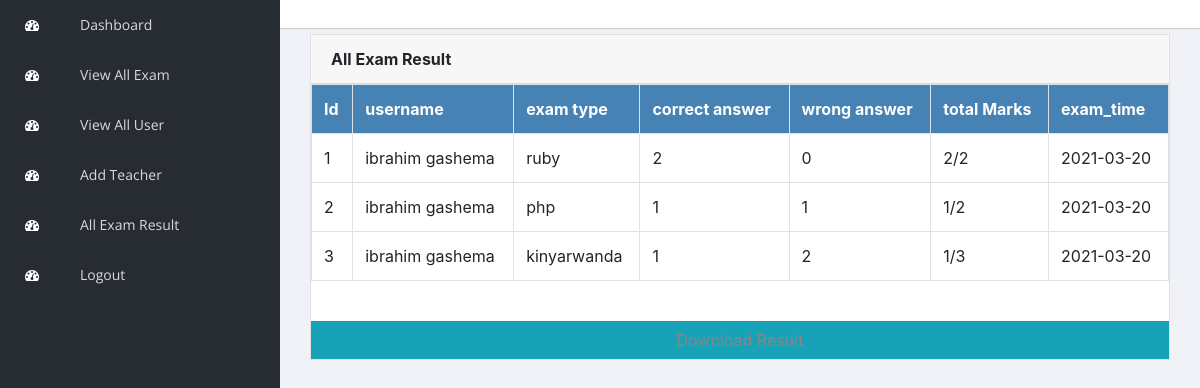
/admin/old_exam_results.php, run on the app's committed database.
### tables this page shows
CREATE TABLE `exam_results` (
  `id` int(10) NOT NULL,
  `username` varchar(100) NOT NULL,
  `exam_type` varchar(100) NOT NULL,
  `total_question` varchar(100) NOT NULL,
  `correct_answer` varchar(100) NOT NULL,
  `wrong_answer` varchar(100) NOT NULL,
  `exam_time` varchar(100) NOT NULL
);

### admin/old_exam_results.php (the view, shortened to what this page needs)
<?php
    include "../connection.php";
?>
<!doctype html>
<html class="no-js" lang="en">
<head>
    <link rel="stylesheet" href="vendors/bootstrap/dist/css/bootstrap.min.css">
    <link rel="stylesheet" href="vendors/font-awesome/css/font-awesome.min.css">
    <link rel="stylesheet" href="vendors/themify-icons/css/themify-icons.css">
    <link rel="stylesheet" href="vendors/flag-icon-css/css/flag-icon.min.css">
    <link rel="stylesheet" href="vendors/selectFX/css/cs-skin-elastic.css">
    <link rel="stylesheet" href="vendors/jqvmap/dist/jqvmap.min.css">
    <link rel="stylesheet" href="assets/css/style.css">
</head>
<body>
    <aside id="left-panel" class="left-panel">
        <nav class="navbar navbar-expand-sm navbar-default">
            <div id="main-menu" class="main-menu collapse navbar-collapse">
                <ul class="nav navbar-nav">
                    <li class="active">
                        <a href="exam_category.php"> <i class="menu-icon fa fa-dashboard"></i>Dashboard </a>
                    </li>
                    <li class="active">
                        <a href="exam_category.php"> <i class="menu-icon fa fa-dashboard"></i>View All Exam </a>
                    </li>
                    <li class="active">
                        <a href="view_user.php"> <i class="menu-icon fa fa-dashboard"></i>View All User </a>
                    </li>
                    <li class="active">
                        <a href="add_teacher.php"> <i class="menu-icon fa fa-dashboard"></i>Add Teacher </a>
                    </li>
                    <li class="active">
                        <a href="old_exam_results.php"> <i class="menu-icon fa fa-dashboard"></i>All Exam Result </a>
                    </li>
                    <li class="active">
                        <a href="logout.php"> <i class="menu-icon fa fa-dashboard"></i>Logout </a>
                    </li>
                </ul>
            </div>
        </nav>
    </aside>
    <div id="right-panel" class="right-panel">
        <header id="header" class="header">
        </header>
        <div class="container">
            <div class="col-12">
                <div class="card">
                    <div class="card-header">
                        <strong class="text-center">All Exam Result</strong>
                    </div>
                    <?php
                    $res=mysqli_query($con, "select * from exam_results order by id asc");
                    $count=mysqli_num_rows($res);
                    if($count==0)
                    {
                        ?>
                            <h1 class="text-center">No Results Found</h1>
                        <?php
                    }
                    else
                    {
                        echo "<table class='table table-bordered'>";
                        echo "<tr style='background-color:steelblue;color:white;'>";
                        echo "<th>"; echo "Id"; echo "</th>";
                        echo "<th>"; echo "username"; echo "</th>";
                        echo "<th>"; echo "exam type"; echo "</th>";
                        echo "<th>"; echo "correct answer"; echo "</th>";
                        echo "<th>"; echo "wrong answer"; echo "</th>";
                        echo "<th>"; echo "total Marks"; echo "</th>";
                        echo "<th>"; echo "exam_time"; echo "</th>";
                        echo "</tr>";
                        while($row=mysqli_fetch_array($res))
                        {
                            echo "<tr>";
                            echo "<td>"; echo $row["id"]; echo "</td>";
                            echo "<td>"; echo $row["username"]; echo "</td>";
                            echo "<td>"; echo $row["exam_type"]; echo "</td>";
                            echo "<td>"; echo $row["correct_answer"]; echo "</td>";
                            echo "<td>"; echo $row["wrong_answer"]; echo "</td>";
                            echo "<td>"; echo $row["correct_answer"];echo "/";echo $row["total_question"]; echo "</td>";
                            echo "<td>"; echo $row["exam_time"]; echo "</td>";
                            echo "</tr>";
                        }
                        echo "</table>";
                        echo "<br>";
                        echo "<a href='' class='btn btn bg-info'>Download Result</a>";
                    }
                ?>
                </div>
            </div>
        </div>
    </div>
</body>
</html>

### data on the page
exam_results: id "1", username "ibrahim gashema", exam_type "ruby", correct_answer "2", wrong_answer "0", total_question "2", exam_time "2021-03-20"
exam_results: id "2", username "ibrahim gashema", exam_type "php", correct_answer "1", wrong_answer "1", total_question "2", exam_time "2021-03-20"
exam_results: id "3", username "ibrahim gashema", exam_type "kinyarwanda", correct_answer "1", wrong_answer "2", total_question "3", exam_time "2021-03-20"
